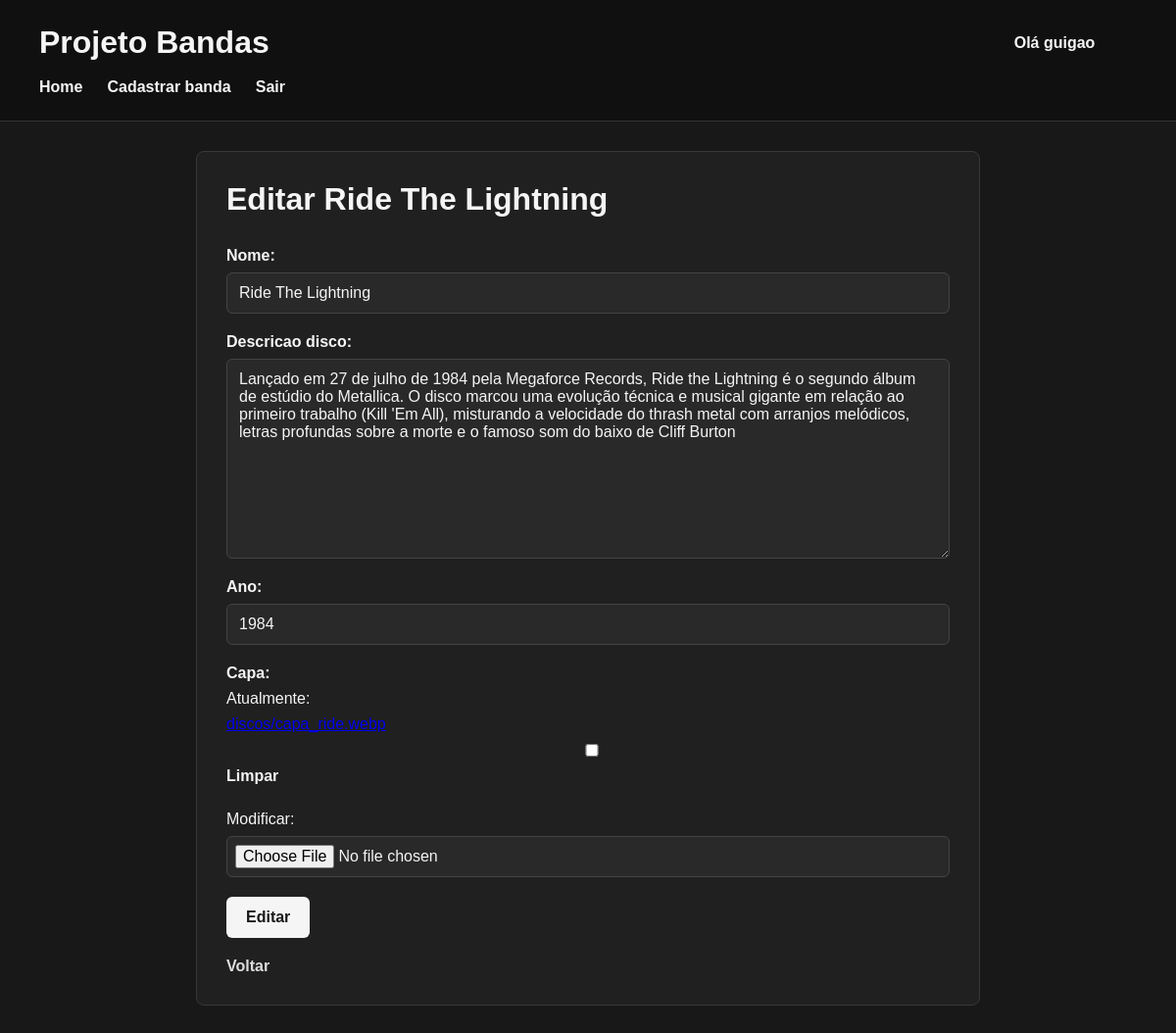
Page /editar_disco/1/ (signed in) on the committed database.
### Projeto_Bandas/models.py (models this page shows, shortened)
class Discos(models.Model):
    banda=models.ForeignKey(Banda,on_delete=models.CASCADE,related_name='discos')
    nome=models.CharField(max_length=200)
    descricao_disco=models.TextField(max_length=500)
    ano=models.PositiveIntegerField()
    capa=models.ImageField(upload_to='discos/',blank=True)

### Projeto_Bandas/views.py (the view)
# urls.py: path("editar_disco/<int:id>/",editar_disco,name="editar_disco"),
@login_required
def editar_disco(request,id):
    disco=get_object_or_404(Discos,id=id)
    banda=disco.banda
    if banda.usuario != request.user:
        return redirect('home')
    if request.method == "POST":
        form = DiscoForm(request.POST,request.FILES,instance=disco)
        if form.is_valid():
            form.save()
            messages.success(request,'Disco editado com sucesso!')
            return redirect('detalhes',id=banda.id)
    else:
        form=DiscoForm(instance=disco)
    contexto ={'form':form,'disco':disco,'banda':banda}
    return render(request,'Projeto_Bandas/editar_disco.html',contexto)

### Projeto_Bandas/forms.py
class DiscoForm(ModelForm):
    class Meta:
        model= Discos
        fields=[
            'nome',
            'descricao_disco',
            'ano',
            'capa'
        ]

### Projeto_Bandas/templates/Projeto_Bandas/editar_disco.html (shortened to what this page needs)
{% extends 'Projeto_Bandas/base.html' %}
{% block content %}
<section class="formulario-pagina">
    <h1>Editar {{disco.nome}}</h1>
<form method="post" enctype="multipart/form-data" class="formulario">
    {{form.as_p}}
    <button type="submit" class="botao-principal">Editar</button>
</form>
<a href="{%url 'detalhes' banda.id %}" class="botao-voltar">Voltar</a>
    </section>
{% endblock %}

### Projeto_Bandas/templates/Projeto_Bandas/base.html (shortened to what this page needs)
{% load static %}
<!DOCTYPE html>
<html lang="pt-br">
<head>
    <link rel="stylesheet" href="{%static 'Projeto_Bandas/css/style.css' %}">
</head>
<body>
 <header>
     <div class="header-topo">
<h1>Projeto Bandas</h1>
     {% if user.is_authenticated %}
     <span class="usuario-header">Olá {{user.username}}</span>
         {% endif %}
     </div>
<nav>
    <a href="{%url 'home' %}">Home</a>
    {% if user.is_authenticated %}
    <a href="{%url 'nova_banda' %}">Cadastrar banda</a>
    <a href="{%url 'logout' %}">Sair</a>
    {% else %}
    <a href="{%url 'login' %}">Login</a>
    <a href="{%url 'cadastro' %}">Cadastrar</a>
    {% endif %}
</nav>
    </header>
<main>
    {%block content %}
    {% endblock %}
</main>
</body>
</html>

### Projeto_Bandas/static/Projeto_Bandas/css/style.css (style rules this page uses)
* { box-sizing: border-box; }
body { margin: 0; background-color: #181818; color: #f5f5f5; font-family: Arial, Helvetica, sans-serif; }
header { background-color: #101010; border-bottom: 1px solid #333; padding: 25px 40px; }
.header-topo { display: grid; grid-template-columns: auto minmax(300px, 800px) auto; align-items: center; gap: 30px; margin-bottom: 18px; }
.header-topo h1 { margin: 0; font-size: 32px; white-space: nowrap; }
.usuario-header { justify-self: end; font-weight: bold; white-space: nowrap; }
nav { display: flex; align-items: center; gap: 25px; flex-wrap: wrap; }
nav a { color: #f5f5f5; text-decoration: none; font-weight: bold; }
main { width: 100%; max-width: 1250px; margin: 0 auto; padding: 30px 25px; }
.formulario-pagina { width: 100%; max-width: 800px; margin: 0 auto; background-color: #202020; border: 1px solid #383838; border-radius: 8px; padding: 30px; }
.formulario-pagina h1 { margin-top: 0; margin-bottom: 30px; font-size: 32px; }
.formulario p { display: flex; flex-direction: column; gap: 8px; margin-bottom: 20px; }
.formulario label { font-weight: bold; }
.formulario input, .formulario textarea, .formulario select { width: 100%; background-color: #292929; color: #f5f5f5; border: 1px solid #444; border-radius: 6px; padding: 11px 12px; font-size: 16px; font-family: inherit; }
.formulario textarea { min-height: 120px; resize: vertical; }
.formulario input[type="file"] { padding: 8px; }
.botao-principal { background-color: #f5f5f5; color: #181818; border: none; border-radius: 6px; padding: 12px 20px; font-size: 16px; font-weight: bold; cursor: pointer; transition: 0.2s; }
.botao-voltar { display: inline-block; margin-top: 20px; color: #ddd; text-decoration: none; font-weight: bold; }

### rows in the picture
Discos: nome "Ride The Lightning", descricao_disco "Lançado em 27 de julho de 1984 pela Megaforce Records, Ride the Lightning é o segundo álbum de estúdio do Metallica. O disco marcou uma evolução técnica e musical gigante em relação ao primeiro trabalho (Kill 'Em All), misturando a velocidade do thrash metal com arranjos melódicos, letras profundas sobre a morte e o famoso som do baixo de Cliff Burton", ano "1984"

### other values in the picture
{{ user.username }} "guigao"
